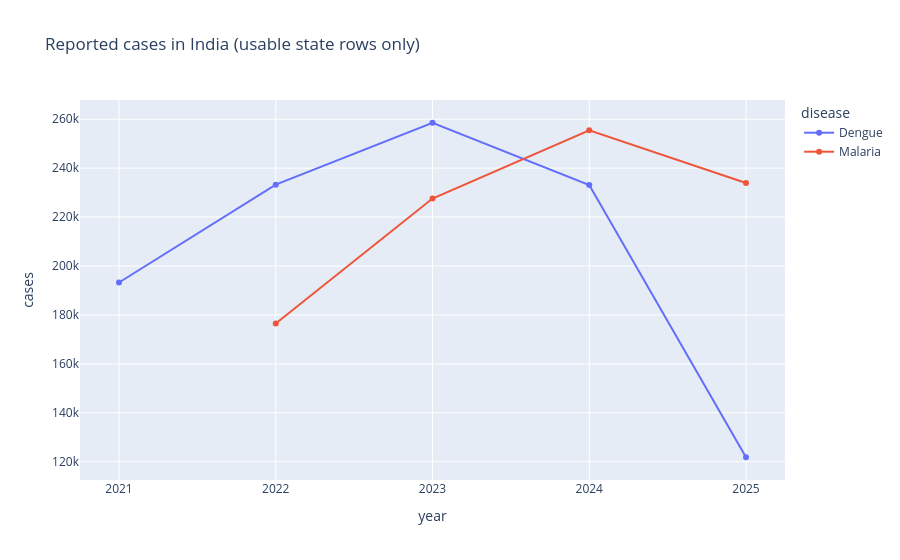

Notebook cell for this chart:
### Code cell
nat = df[df.usable].groupby(["disease", "year"], as_index=False)["cases"].sum()
fig = px.line(nat, x="year", y="cases", color="disease", markers=True,
              title="Reported cases in India (usable state rows only)")
fig.update_xaxes(dtick=1)
fig.show()
nat

### Figure 1 — Plotly figure (JSON) as saved in the notebook; plotly's stock layout.template omitted (floating-point values rounded to 4 significant figures)
{"data": [{"hovertemplate": "disease=Dengue<br>year=%{x}<br>cases=%{y}<extra></extra>", "legendgroup": "Dengue", "line": {"color": "#636efa", "dash": "solid"}, "marker": {"symbol": "circle"}, "mode": "lines+markers", "name": "Dengue", "orientation": "v", "showlegend": true, "type": "scatter", "x": [2021, 2022, 2023, 2024, 2025], "xaxis": "x", "y": [193200.0, 233300.0, 258600.0, 233100.0, 121800.0], "yaxis": "y"}, {"hovertemplate": "disease=Malaria<br>year=%{x}<br>cases=%{y}<extra></extra>", "legendgroup": "Malaria", "line": {"color": "#EF553B", "dash": "solid"}, "marker": {"symbol": "circle"}, "mode": "lines+markers", "name": "Malaria", "orientation": "v", "showlegend": true, "type": "scatter", "x": [2022, 2023, 2024, 2025], "xaxis": "x", "y": [176500.0, 227600.0, 255500.0, 233900.0], "yaxis": "y"}], "layout": {"legend": {"title": {"text": "disease"}, "tracegroupgap": 0}, "title": {"text": "Reported cases in India (usable state rows only)"}, "xaxis": {"anchor": "y", "domain": [0, 1], "dtick": 1, "title": {"text": "year"}}, "yaxis": {"anchor": "x", "domain": [0, 1], "title": {"text": "cases"}}}}
